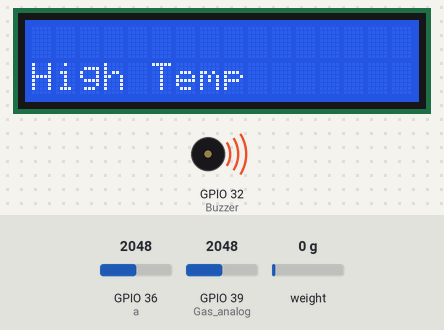
A sketch run on a simulated ESP32. Parts: 16×2 character LCD, buzzer (waves = sounding, pin HIGH). The test bench sets the inputs (shaded band); at power-on: GPIO 36 (a) = 2048, weight on the scale 0 g, GPIO 39 (Gas_analog) = 2048. WiFi joins after 1.5 s; servers stay silent unless stated; what the sketch prints to the serial monitor is not drawn.

Above: at 6.7 s.
6.8 s: GPIO 36 (a) set to 515
At 11.5 s:
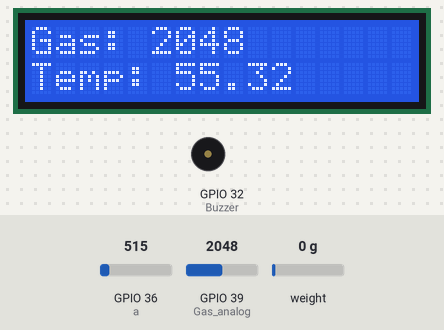
12.1 s: GPIO 36 (a) set to 422
At 17.8 s:
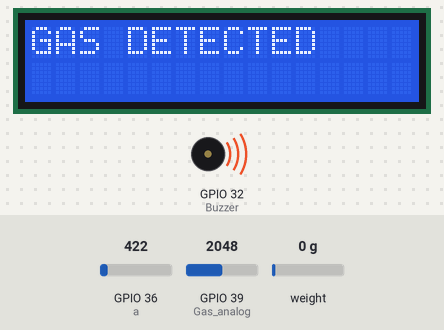
24.2 s: weight on the scale set to 100 g
At 28.3 s:
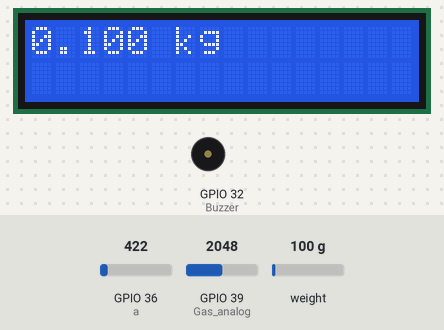
28.8 s: GPIO 39 (Gas_analog) set to 2866
At 30.2 s:
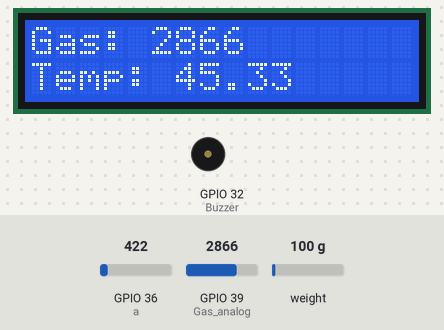
31.4 s: GPIO 39 (Gas_analog) set to 1062
At 34.5 s:
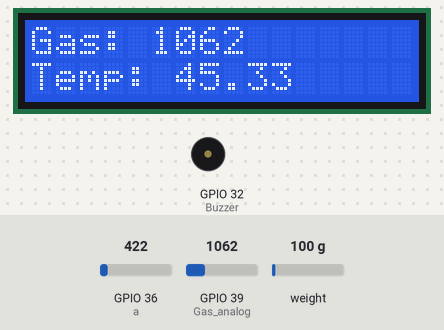
35.2 s: GPIO 39 (Gas_analog) set to 952
At 35.85 s:
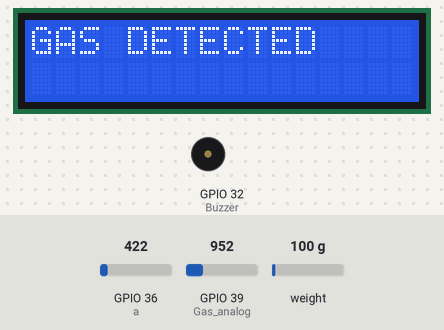
Timing chart, 0 to 38.2 s (numbered marks = the images above; inputs shaded):
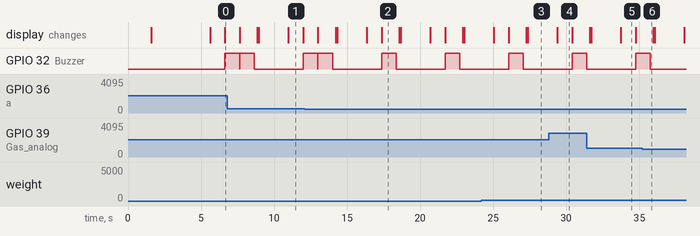

The sketch:

mini_project.ino
```cpp
#include <Arduino.h>
#include "WiFi.h"
#include <LiquidCrystal_I2C.h>
#define WIFI_NETWORK "RSSS"
#define WIFI_PASSWORD "idontknow"
#define WIFI_TIMEOUT_MS 20000
#include "HX711.h"
#define DOUT  5
#define CLK  4

HX711 scale(DOUT, CLK);

LiquidCrystal_I2C lcd(0x27, 16, 2);

float calibration_factor = -109525;

void connectToWiFi(){
  Serial.print("Connecting to WiFi");
  WiFi.mode(WIFI_STA);
  WiFi.begin(WIFI_NETWORK,WIFI_PASSWORD);

  unsigned long startAttemptTime = millis();

  while(WiFi.status()!=WL_CONNECTED && millis()-startAttemptTime < WIFI_TIMEOUT_MS)
  {
    Serial.print(".");
    delay(100);
  }
  if(WiFi.status()!=WL_CONNECTED)
  {
    Serial.print(".");
  }
  else
  {
    Serial.print("Connected");
    Serial.println(WiFi.localIP());
  }
}
const int a = A0;
int R= 0;
double t = 0;
int Buzzer = 32;        // used for ESP32
int Gas_analog = 39;    // used for ESP32

void setup() {
  Serial.begin(115200);
  connectToWiFi();
  lcd.begin();
  lcd.clear();
  lcd.print("Welcome");
  delay(2000);
  pinMode(Buzzer, OUTPUT);

  Serial.println("HX711 Calibration");
  Serial.println("Remove all weight from scale");
  Serial.println("After readings begin, place known weight on scale");
  Serial.println("Press a,s,d,f to increase calibration factor by 10,100,1000,10000 respectively");
  Serial.println("Press z,x,c,v to decrease calibration factor by 10,100,1000,10000 respectively");
  Serial.println("Press t for tare");
  scale.set_scale();
  scale.tare(); //Reset the scale to 0
  long zero_factor = scale.read_average(); //Get a baseline reading
  Serial.print("Zero factor: "); //This can be used to remove the need to tare the scale. Useful in permanent scale projects.
  Serial.println(zero_factor);

}

void loop() {
  int gassensorAnalog = analogRead(Gas_analog);
  R = analogRead(a);
  t = R / 9.31;
  Serial.print(" Temperature in C = ");
  Serial.print(t,1);
  lcd.clear();
  lcd.setCursor(0,1);
  lcd.print("Temp: ");
  lcd.setCursor(6,1);
  lcd.print(t);
  Serial.print("\t Gas Sensor(Analog): ");
  Serial.println(gassensorAnalog);
  lcd.setCursor(0,0);
  lcd.print("Gas: ");
  lcd.setCursor(5,0);
  lcd.print(gassensorAnalog);
  delay(1000);
  if(t>50 || gassensorAnalog >1000)
  {
    lcd.clear();
  }
  if(t>50)
  {
    Serial.println("High Temperature");
    lcd.setCursor(0,1);
    lcd.print("High Temp");
    digitalWrite(Buzzer,HIGH);
    delay(1000);
    digitalWrite(Buzzer,LOW);
  }
  if (gassensorAnalog > 1000) {
    Serial.println("!WARNING! GAS DETECTED");
    lcd.setCursor(0,0);
    lcd.print("GAS DETECTED");
    digitalWrite (Buzzer, HIGH) ; //send tone
    delay(1000);
    digitalWrite (Buzzer, LOW) ;  //no tone
  }

  delay(100);

  scale.set_scale(calibration_factor); //Adjust to this calibration factor

  Serial.print("Reading: ");
  Serial.print(scale.get_units());
  Serial.print(" kg"); //Change this to kg and re-adjust the calibration factor if you follow SI units like a sane person
  lcd.clear();
  lcd.print(scale.get_units() ,3);
  lcd.print(" kg");
  Serial.print(" \t calibration_factor: ");
  Serial.print(calibration_factor);
  Serial.println();
  if(Serial.available())
  {
    char temp = Serial.read();
    if(temp == '+' || temp == 'a')
      calibration_factor += 10;
    else if(temp == '-' || temp == 'z')
      calibration_factor -= 10;
    else if(temp == 's')
      calibration_factor += 100;
    else if(temp == 'x')
      calibration_factor -= 100;
    else if(temp == 'd')
      calibration_factor += 1000;
    else if(temp == 'c')
      calibration_factor -= 1000;
    else if(temp == 'f')
      calibration_factor += 10000;
    else if(temp == 'v')
      calibration_factor -= 10000;
    else if(temp == 't')
      scale.tare();  //Reset the scale to zero
  }
  delay(2000);


}
```

Measured:
- the behaviour switches between 466 and 465 on GPIO 36 (a) (found by bisection; images 1 and 2)
- the behaviour switches between 1001 and 1000 on GPIO 39 (Gas_analog) (found by bisection; images 5 and 6)
- after the input at 35.2 s, GPIO 32 (Buzzer): goes on until 35.8 s, then stays LOW
- by itself, GPIO 32 (Buzzer): repeats every 4.4 s: HIGH 1.0 s, LOW 3.4 s
- what the display in image 1 shows lasts 1.0 s, from 11.0 s to 12.0 s
- what the display in image 2 shows lasts 1.2 s, from 17.4 s to 18.6 s
